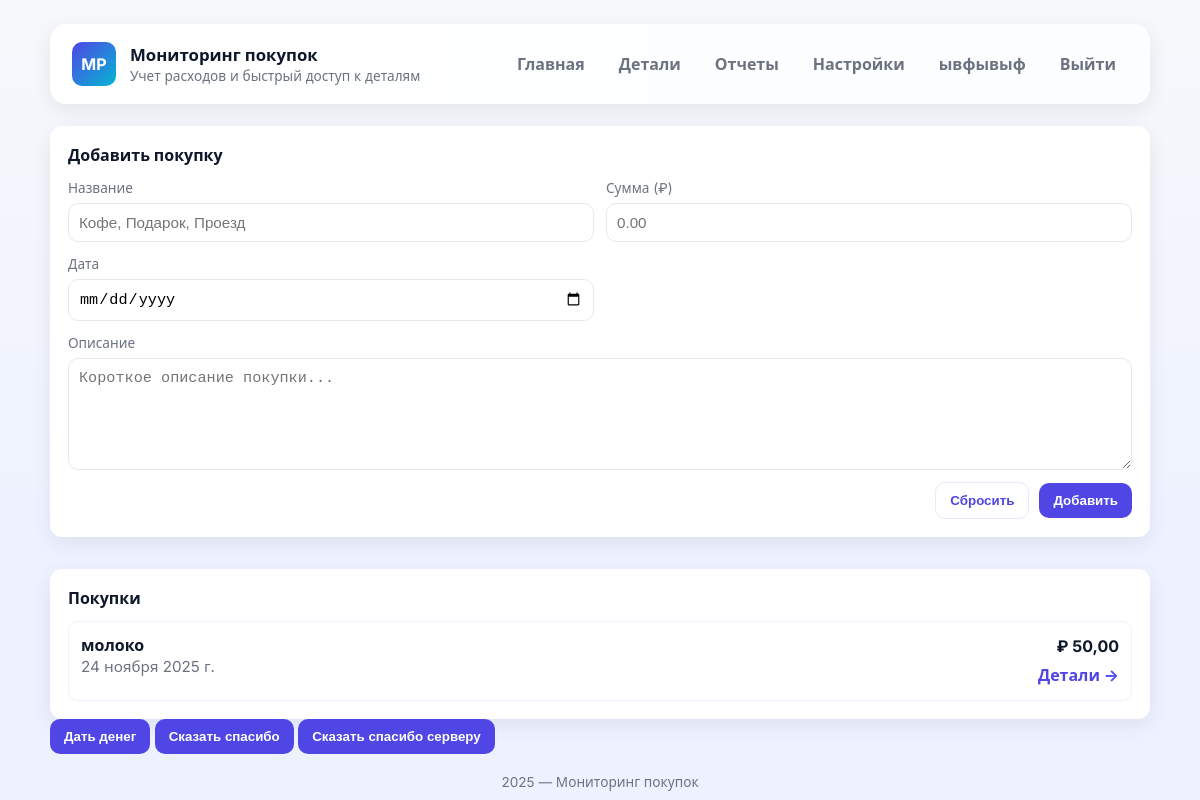
Screenshot of / (signed in) with the database file from the repository.
### users/models.py (models this page shows, shortened)
class Profile(models.Model):
    user = models.OneToOneField(User, on_delete=models.CASCADE, related_name='profile')
    first_name = models.CharField(
        max_length=30,
        verbose_name='Имя',
        blank=True
    )
    last_name = models.CharField(
        max_length=30,
        verbose_name='Фамилия',
        blank=True
    )
    class Meta:
        verbose_name = 'Профиль пользователя'
        verbose_name_plural = 'Профили пользователей'

### core/models.py (models this page shows, shortened)
class Purchases(models.Model):
    user = models.ForeignKey(
        User,
        on_delete=models.CASCADE,
        verbose_name='Пользователь',
        related_name='purchases'
    )
    title = models.CharField(
        max_length=200,
        verbose_name='Название товара'
    )
    cost = models.DecimalField(
        max_digits=10,
        decimal_places=2,
        verbose_name='Стоимость'
    )
    buy_date = models.DateField(
        verbose_name='Дата покупки'
    )
    description = models.TextField(
        verbose_name='Описание',
        null=True,
        blank=True
    )
    class Meta:
        verbose_name = 'Покупки'
        verbose_name_plural = 'Покупка'
        ordering = ['-buy_date']

### core/views.py (the view)
# urls.py: path('', main, name='main'),
@login_required
def main(request):
    if request.method == 'POST':
        if not request.user.is_authenticated:
            messages.error(request, 'Для добавления покупок необходимо войти в систему')
            return redirect('login')
        form = AddPurch(request.POST)
        if form.is_valid():
            for field_name, field in form.cleaned_data.items():
                if isinstance(field, str):
                    form.cleaned_data[field_name] = field.lower()
            in_title = form.cleaned_data.get('title').lower()
            if Purchases.objects.filter(title=in_title, user=request.user).exists():
                form.add_error('title', 'У вас уже есть такая запись')
            else:
                data = form.cleaned_data
                purchases = form.save(commit=False)
                purchases.user = request.user
                purchases.save()
                messages.success(request, 'Покупка успешно добавлена!')
                return redirect('/')
    else:
        form = AddPurch()
    purchases = Purchases.objects.filter(user=request.user).order_by('-buy_date')
    context = {
        'purchases': purchases,
        'form': form,
    }
    return render(request, 'buy/main.html', context)

### templates/buy/main.html (shortened to what this page needs)
{% extends 'base.html' %}
{% block content %}
        <main class="main" role="main" >
            <section class="panel" aria-labelledby="addPurchase">
                <h2 id="addPurchase">Добавить покупку</h2>
                <form class="add-form" action="#" method="post">
                    {% for field in form %}
                    <div class="field" {% if field.name == 'description' %}style="grid-column:1/-1"{% endif %}>
                        <label for="{{ field.id_for_label }}">{{ field.label }}</label>
                        {{ field }}
                    </div>
                    {% endfor %}
                    <div class="form-actions">
                        <button type="reset" class="secondary">Сбросить</button>
                        <button type="submit">Добавить</button>
                    </div>
            </form>
            </section>
            <section class="panel" aria-labelledby="recent" style="margin-top:32px;">
                <h2 id="recent">Покупки</h2>
                <div class="purchases-list">
                    {% if purchases %}
                    {% for purchase in purchases %}
                    <article class="purchase">
                        <div class="left">
                            <div>
                                <div style="font-weight:700">{{ purchase.title }}</div>
                                <div class="meta">{{ purchase.buy_date }}</div>
                            </div>
                        </div>
                        <div style="text-align:right">
                            <div class="amount">₽ {{ purchase.cost }}</div>
                            <div style="margin-top:8px"><a href="/detail/{{ purchase.id }}">Детали →</a></div>
                        </div>
                    </article>
                    {% endfor %}
                    {% else %}
                        <p>Покупок пока нет</p>
                    {% endif %}
                </div>
            </section>
        </main>
{% endblock %}

### templates/base.html (shortened to what this page needs)
{% load static %}
<!DOCTYPE html>
<html lang="ru">
<head>
    <link rel="stylesheet" href="{% static 'css/style.css' %}">
</head>
<body>
    <div class="container">
        <header class="site-header" role="banner">
            <div class="brand">
                <div class="logo">MP</div>
                <div>
                    <h1>Мониторинг покупок</h1>
                    <div style="font-size:0.85rem;color:var(--muted)">Учет расходов и быстрый доступ к деталям</div>
                </div>
            </div>
            <nav class="menu" role="navigation" aria-label="Главное меню">
                <a href="/">Главная</a>
                <a href="/detail/">Детали</a>
                <a href="#">Отчеты</a>
                <a href="#">Настройки</a>
                {% if request.user.is_authenticated %}
                <a class="right">{{ request.user.profile.first_name }}</a>
                <a class="right" href="{% url 'logout' %}">Выйти</a>
                {% else %}
                <a class="right" href="{% url 'login' %}">Войти</a>
                {% endif %}
            </nav>
        </header>
        {% block content %}
        {% endblock %}
<button id="give">Дать денег</button>
<button id="thx">Сказать спасибо</button>
<button id="server">Сказать спасибо серверу</button>
        <footer class="site-footer">
            2025 — Мониторинг покупок
        </footer>
    </div>
</body>
</html>

### static/css/style.css (style rules this page uses)
:root { --bg: #f6f8fb; --card: #ffffff; --muted: #6b7280; --accent: #4f46e5; --accent-2: #06b6d4; --success: #16a34a; --danger: #ef4444; --shadow: 0 6px 20px rgba(15, 23, 42, 0.08); --radius: 12px; font-family: 'Inter', system-ui, -apple-system, "Segoe UI", Roboto, "Helvetica Neue", Arial; color-scheme: light; }
* { box-sizing: border-box }
html, body { height: 100% }
body { margin: 0; background: linear-gradient(180deg, var(--bg), #eef2ff 70%); padding: 24px; -webkit-font-smoothing: antialiased; -moz-osx-font-smoothing: grayscale; color: #0f172a; }
.container { max-width: 1100px; margin: 0 auto }
header.site-header { display: flex; align-items: center; justify-content: space-between; padding: 18px 22px; background: linear-gradient(90deg, #fff, #fbfdff); border-radius: 16px; box-shadow: var(--shadow); }
.brand { display: flex; align-items: center; gap: 14px }
.logo { width: 44px; height: 44px; border-radius: 10px; display: grid; place-items: center; background: linear-gradient(135deg, var(--accent), var(--accent-2)); color: white; font-weight: 700 }
.brand h1 { margin: 0; font-size: 1.05rem }
nav.menu { display: flex; gap: 10px; align-items: center }
nav.menu a { color: var(--muted); text-decoration: none; padding: 8px 12px; border-radius: 10px; font-weight: 600 }
.main { display: block; margin-top: 22px }
.panel { background: var(--card); padding: 18px; border-radius: var(--radius); box-shadow: var(--shadow) }
.panel h2 { margin: 0 0 12px 0; font-size: 1rem }
form.add-form { display: grid; grid-template-columns: 1fr 1fr; gap: 12px }
.field { display: flex; flex-direction: column }
label { font-size: 0.85rem; margin-bottom: 6px; color: var(--muted) }
input[type="text"], input[type="number"], input[type="date"], input[type="password"], select, textarea { border: 1px solid #e6e9ef; padding: 10px; border-radius: 10px; font-size: 0.95rem; background: transparent; outline: none }
textarea { grid-column: 1/-1; min-height: 84px; resize: vertical }
.form-actions { display: flex; gap: 10px; align-items: center; justify-content: flex-end; grid-column: 1/-1 }
button { background: var(--accent); border: none; color: white; padding: 10px 14px; border-radius: 10px; font-weight: 700; cursor: pointer }
button.secondary { background: transparent; color: var(--accent); border: 1px solid rgba(79, 70, 229, 0.12) }
.purchases-list { margin-top: 8px; display: grid; gap: 12px }
.purchase { display: flex; justify-content: space-between; gap: 12px; padding: 12px; border-radius: 10px; border: 1px solid #eef2ff; align-items: center }
.purchase .left { display: flex; gap: 12px; align-items: center }
.amount { font-weight: 700 }
.purchase a { color: var(--accent); text-decoration: none; font-weight: 700 }
footer.site-footer { margin-top: 18px; text-align: center; color: var(--muted); font-size: 0.85rem }
.meta { color: var(--muted); font-size: 0.95rem; margin-bottom: 12px }
.right { float: right; }

### rows the page displays
Purchases: title "молоко", buy_date "24 ноября 2025 г.", cost "50,00"

### other values shown
{{ request.user.profile.first_name }} "ывфывыф"
{{ field.label }} "Название" "Сумма (₽)" "Дата" "Описание"
